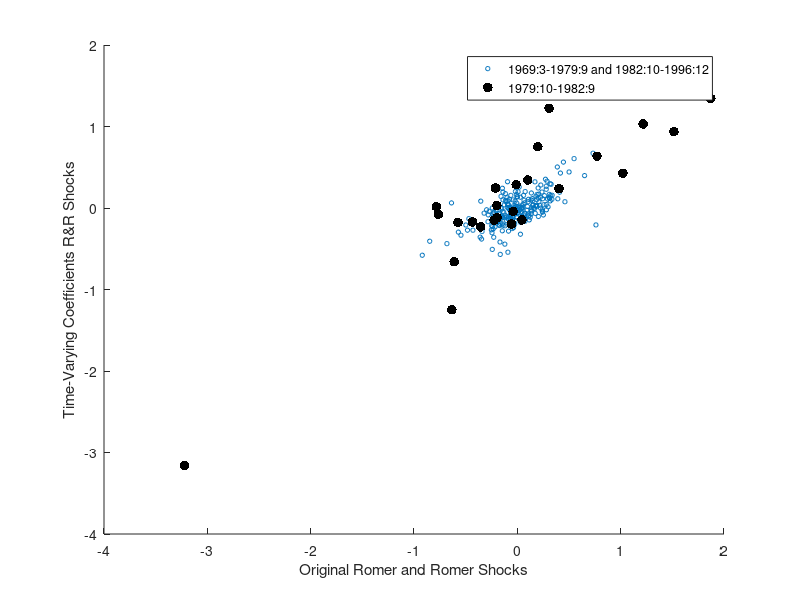

This figure's MATLAB source:
% scatterCG.m

% this file plots scatterplot of original R&R shocks versus
% Coibion-Gorodnichenko shocks, at frequency of FOMC meetings.
clear all
dat=[-0.303212001	-0.245265
0.352776395	0.272411
-0.072298328	0.132371
-0.104167974	0.203940
-0.154625188	-0.020205
0.141864224	0.180707
0.167425787	0.309424
0.132581175	0.029008
0.023779921	0.014797
0.064266496	0.072750
0.059635091	-0.005086
0.092924266	0.064687
-0.12607547	-0.160188
-0.357681057	-0.359948
0.195845333	-0.139501
0.241952081	-0.144678
0.10947036	0.292953
0.199463837	0.007182
-0.073940966	-0.179523
0.000614543	-0.242591
-0.271995295	-0.482565
-0.04048563	-0.272409
-0.03678026	-0.008900
-0.380953909	-0.346168
-0.061264445	-0.228955
-0.437038604	-0.681540
-0.015715116	-0.024915
0.006083455	-0.065341
0.076847983	0.460580
-0.034070174	0.002555
0.113075259	0.245158
0.019232213	0.097806
-0.090564009	-0.117033
-0.068544136	nan
-0.145807123	nan
-0.063063607	-0.321617
-0.287703053	-0.341615
-0.579575317	-0.919933
-0.120719153	-0.234178
0.007363704	-0.085533
-0.085426012	0.251523
-0.109039114	-0.104210
0.176146673	-0.114926
-0.06419389	-0.049854
-0.186125258	nan
-0.026441556	nan
-0.003965082	nan
-0.025841576	nan
-0.007417904	0.035804
0.003226198	-0.026534
0.26609372	0.279470
-0.001260532	0.225361
-0.133745181	0.064438
0.154702067	-0.062871
0.297817554	0.316968
0.19361315	0.409372
-0.146183909	0.115146
0.08717143	0.317612
-0.296106296	-0.570747
-0.40784335	-0.848027
0.322590726	-0.094972
-0.569264726	-0.165077
-0.025781799	-0.206405
0.245341978	0.201201
0.672115432	0.732860
0.503263158	0.386791
0.113171094	0.391731
0.229892064	0.279711
-0.542571198	-0.091264
0.084548488	-0.021515
-0.272313687	-0.429738
-0.167601722	-0.283975
0.156489002	0.336476
-0.359166408	-0.228513
0.084034186	-0.353862
-0.020475526	0.242915
-0.208422965	-0.498506
0.062582165	-0.637171
0.184114167	0.135584
0.321140727	0.170422
-0.064342712	0.069958
-0.211491067	-0.136455
0.093079123	-0.113757
-0.102522998	-0.199738
-0.084563119	-0.281411
0.04238025	0.280343
0.086070646	-0.090655
-0.131139829	-0.469121
-0.148342654	-0.238927
-0.036059591	0.138868
-0.021862279	-0.297639
-0.241651958	-0.037513
-0.042233598	-0.139103
-0.100736525	-0.043825
-0.078178653	0.018862
-0.122372031	-0.041394
-0.321650858	0.030113
-0.057472177	-0.130775
0.007361623	-0.096514
-0.13257195	-0.084713
-0.156599616	-0.228218
-0.143506063	-0.048979
-0.251640961	-0.050661
-0.279690505	-0.145584
-0.227463452	-0.239649
-0.176133053	0.030462
-0.065528231	0.073247
-0.200209844	-0.025861
-0.104292834	-0.048293
-0.119422652	-0.121819
-0.180844463	-0.205461
-0.100025096	0.106017
-0.105825143	0.042212
-0.024917684	-0.068914
-0.231612493	-0.215946
-0.051307502	0.243379
-0.114141409	-0.142443
-0.091539012	-0.063761
-0.112593865	-0.155584
0.098826862	0.133367
-0.005789775	0.168270
0.099110211	-0.042499
-0.009137627	-0.151838
-0.022417355	0.132936
-0.048726171	-0.064315
-0.071918467	0.105399
-0.207635046	0.760797
0.152618353	0.321733
-0.149444569	-0.224100
-0.145131499	0.044938
0.286870737	-0.011142
0.751487047	0.196964
1.684183002	1.422219
-3.159190594	-3.220883
-0.075228535	-0.763850
0.236644786	0.403119
0.030056746	-0.198148
0.635758963	0.770871
1.031610134	1.218140
1.344299184	1.871417
-1.249204117	-0.634160
0.01496472	-0.783484
1.224378087	0.307378
0.937001216	1.514908
-0.659673437	-0.610961
-0.041682273	-0.040543
-0.177416329	-0.574394
-0.231355554	-0.355932
0.343404667	0.100078
0.426893814	1.021145
-0.171380659	-0.434758
-0.196145983	-0.055610
-0.118294513	-0.196263
0.245384748	-0.211245
-0.507886276	-0.242448
-0.113696411	0.124724
0.39762887	0.650730
0.032088539	0.184812
0.115249581	0.144826
0.202452135	-0.018749
0.165857753	-0.007850
-0.257248395	-0.234486
-0.021567843	0.281519
-0.064193679	-0.172426
0.033445693	0.216898
0.040930228	0.257436
0.125514477	-0.100988
-0.065998655	0.173243
0.291421059	0.326813
-0.078092721	-0.061284
-0.136153437	0.035287
-0.333827776	-0.545643
-0.194780078	-0.143611
0.142150388	-0.157752
0.125024204	0.201276
-0.154535774	-0.103948
0.15476987	0.060239
0.019177202	0.186386
0.077806782	0.104016
-0.025715352	0.020798
-0.119738279	-0.069444
0.078098764	-0.109958
0.169514768	0.206716
0.201611791	0.075905
-0.417352846	-0.167810
-0.181512618	-0.234050
0.138579172	0.001470
0.00561339	0.021131
-0.012118347	-0.081788
0.026663062	0.175747
0.166074512	0.191106
0.196012477	0.238376
-0.033676874	-0.040865
0.025147684	-0.021046
-0.12059017	-0.146795
-0.283571372	-0.085128
0.033901413	-0.180343
-0.052267004	-0.223816
0.256883836	0.017565
0.103807591	0.188396
0.131939671	0.307587
-0.150836469	-0.181508
-0.00783636	-0.067281
0.018393078	-0.009363
0.563388225	0.445837
0.014485966	0.297327
-0.083116458	0.060943
0.035297977	0.153399
-0.132521681	0.074773
0.100592789	-0.139107
0.039284642	-0.086606
0.106571784	0.107772
-0.165480375	-0.066550
0.121559116	0.313040
0.041341308	-0.093913
0.027731911	0.043966
-0.173829658	-0.065610
0.089957072	0.149652
-0.218778025	-0.119344
-0.074210339	-0.017550
0.006175882	-0.158640
-0.267943147	-0.251423
0.281970868	0.227238
0.151596978	0.262333
0.107704491	-0.076714
0.002811087	0.140463
0.029203404	-0.034724
-0.443387	-0.120818
-0.092107368	0.112804
0.137085854	-0.003969
0.039065821	-0.126376
0.034523023	0.148171
-0.107366801	-0.087779
-0.06380571	-0.002598
-0.206028487	-0.175436
0.001768603	-0.028953
-0.073713192	-0.236855
-0.027428187	0.094414
-0.061643758	-0.062870
0.107277038	0.334701
-0.054335259	0.009494
-0.063347761	0.044010
-0.001100925	0.158969
-0.132644126	-0.087284
-0.190179464	-0.163151
0.133124158	0.224341
0.119057446	0.312930
0.328882183	0.287194
-0.129324037	0.070468
0.428837667	0.416769
-0.000875298	0.040928
0.606081206	0.549060
-0.216316479	-0.248255
0.442093688	0.500768
-0.039166574	0.241404
0.07450555	0.209184
-0.11254483	-0.006018
0.047108877	-0.090618
0.00511442	0.024892
0.005707093	0.052099
-0.215431548	-0.170555
-0.162970634	0.073325
0.049199189	0.056453
-0.070213904	-0.026920
-0.064777548	-0.039961
-0.045025053	-0.065340
-0.029474178	-0.042441
-0.005928442	0.047589
-0.027978029	-0.029112
];

uRR=dat(:,2); uG=dat(:,1);

figure(3)
scatter([uRR(1:128); uRR(155:269)],[uG(1:128); uG(155:269)],10)
hold on
scatter(uRR(129:154),uG(129:154),50,'k','filled')
hold off
xlabel('Original Romer and Romer Shocks')
ylabel('Time-Varying Coefficients R&R Shocks')
legend('1969:3-1979:9 and 1982:10-1996:12','1979:10-1982:9')


